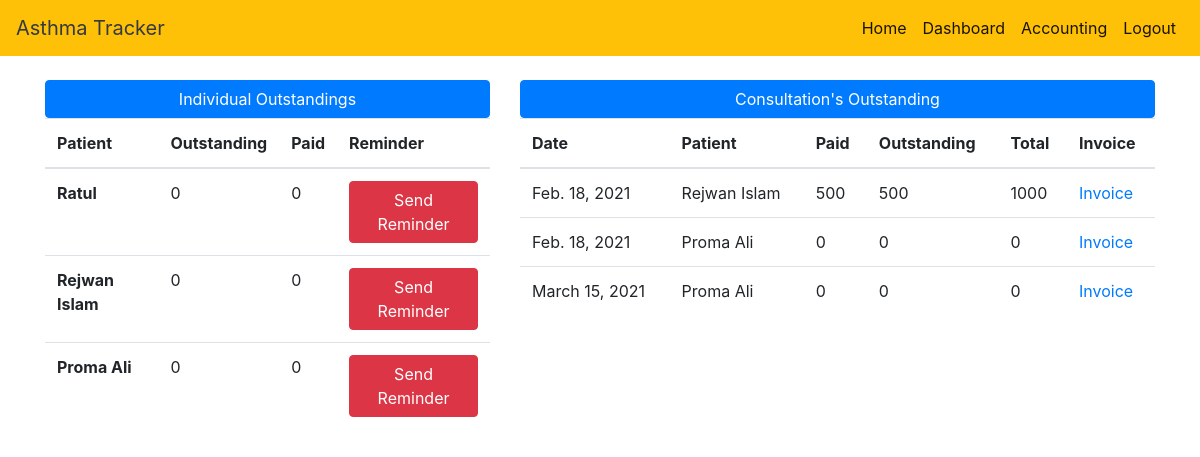
Before: /hr_accounting/ with the older database file.
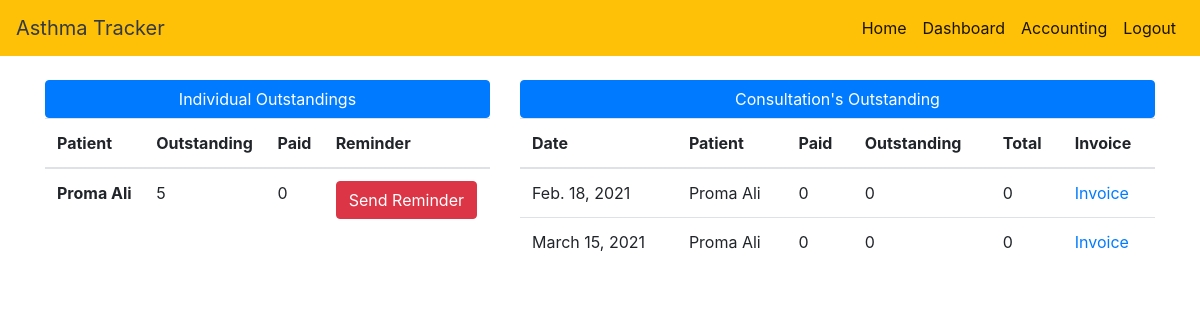
After: the same page with the newer database file.
### PATIENT/models.py (models this page shows)
class Invoice(models.Model):
    patient = models.OneToOneField(Patient, on_delete=models.CASCADE)
    outstanding = models.CharField(max_length=10)
    paid = models.CharField(max_length=10)

class Patient(models.Model):
    name = models.CharField(max_length=40)
    phone = models.CharField(max_length=12, default="", unique=True)
    email = models.CharField(max_length=50, unique=True)
    gender = models.CharField(max_length=30)
    address = models.CharField(max_length=200)
    age = models.IntegerField(max_length=12)
    weight = models.IntegerField(max_length=3)
    blood = models.CharField(max_length=10)
    medical = models.CharField(max_length=100)
    case = models.CharField(max_length=20)
    username = models.OneToOneField(User, on_delete=models.CASCADE)
    spo2 = models.DecimalField(max_digits=5, decimal_places=2)
    heartRate = models.CharField(max_length=10)
    temperature = models.DecimalField(max_digits=5, decimal_places=2)
    ecg = models.IntegerField(max_length=4)
    humidity = models.DecimalField(max_digits=4, decimal_places=2)
    roomTemp = models.DecimalField(max_digits=4, decimal_places=2)
    airQuality = models.CharField(max_length=10)

### DOCTOR/models.py (models this page shows)
class Prescription(models.Model):
    prescription = models.CharField(max_length=200)
    symptoms = models.CharField(max_length=200)
    patient = models.ForeignKey(Patient, on_delete=models.CASCADE, unique=False)
    doctor = models.ForeignKey(Doctor, on_delete=models.CASCADE, unique=False)
    appointment = models.ForeignKey('COMMON_APP.Appointment', on_delete=models.CASCADE, unique=False)
    prescripted_date = models.DateField(auto_now=True)
    outstanding = models.IntegerField(default=0)
    paid = models.IntegerField(default=0)
    total = models.IntegerField(default=0)

### COMMON_APP/views.py (the view)
# urls.py: path('hr_accounting/', hr_accounting, name='hr_accounting'),
def hr_accounting(request):
    status = False
    if request.user:
        status = request.user
    individual = Invoice.objects.all()
    consulation = Prescription.objects.all()
    return render(request, 'hr_accounting.html',
                  {'individual': individual, 'consulation': consulation, 'user': 'H', 'status': status})

### templates/hr_accounting.html (shortened to what this page needs)
<!DOCTYPE html>
<html>
<head>
    <link rel="stylesheet" href="https://stackpath.bootstrapcdn.com/bootstrap/4.5.0/css/bootstrap.min.css">
</head>
<body>
{% include "nav.html" %}
<br>
<div class="container">
    <div class="row">
        <div class="col-sm-5">
            <button class="btn btn-primary" id="hello">Individual Outstandings</button>
            <table class="table">
                <thead>
                <tr>
                    <th scope="col">Patient</th>
                    <th scope="col">Outstanding</th>
                    <th scope="col">Paid</th>
                    <th scope="col">Reminder</th>
                </tr>
                </thead>
                <tbody>
                {% for data in individual %}
                <tr>
                    <th scope="row">{{ data.patient.name }}</th>
                    <td> {{ data.outstanding }}</td>
                    <td> {{ data.paid }}</td>
                    <td><a class="btn btn-danger" href="{% url 'send_reminder' id=data.id %}">Send Reminder</a></td>
                </tr>
                {% endfor %}
                </tbody>
            </table>
        </div>
        <div class="col-sm-7">
            <button class="btn btn-primary" id="hello">Consultation's Outstanding</button>
            <table class="table">
                <thead>
                <tr>
                    <th scope="col">Date</th>
                    <th scope="col">Patient</th>
                    <th scope="col">Paid</th>
                    <th scope="col">Outstanding</th>
                    <th scope="col">Total</th>
                    <th scope="col">Invoice</th>
                </tr>
                </thead>
                <tbody>
                {% for data in consulation %}
                <tr>
                    <td> {{ data.prescripted_date }}</td>
                    <td> {{ data.patient.name }}</td>
                    <td> {{ data.paid }}</td>
                    <td> {{ data.outstanding }}</td>
                    <td> {{ data.total}}</td>
                    <td><a href="{% url 'get_pdf' id=data.id %}">Invoice</a></td>
                </tr>
                {% endfor %}
                </tbody>
            </table>
        </div>
    </div>
</div>
</body>
</html>

### templates/nav.html (shortened to what this page needs)
<nav class="navbar navbar-expand-lg navbar-light bg-warning">
    <a class="navbar-brand text-dark" href="#">Asthma Tracker</a>
    <div class="collapse navbar-collapse" id="navbarNavDropdown">
        <ul class="navbar-nav ml-auto">
            {% if user == None %}
            <li class="nav-item active">
                <a class="nav-link" href="/">Home <span class="sr-only">(current)</span></a>
            </li>
            {% else %}
            <li class="nav-item active">
                <a class="nav-link" href="{% url 'dashboard' user=user %}">Home </a>
            </li>
            {% endif %}
            {% if status and user == "H" %}
            <li class="nav-item active">
                <a class="nav-link" href="{% url 'hr_dashboard' %}"> Dashboard </a>
            </li>
            <li class="nav-item active">
                <a class="nav-link" href="{% url 'hr_accounting'  %}"> Accounting <span class="sr-only">(current)</span></a>
            </li>
            <li class="nav-item active">
                <a class="nav-link" href="/logout">Logout <span class="sr-only">(current)</span></a>
            </li>
            {% endif %}
        </ul>
    </div>
</nav>

### templates/hr_accounting.html (style rules this page uses)
#hello { width: 100%; }

Changed rows visible on the page:
removed Invoice: patient.name "Ratul", outstanding "0", paid "0"
removed Invoice: patient.name "Rejwan Islam", outstanding "0", paid "0"
removed Prescription: prescripted_date "Feb. 18, 2021", patient.name "Rejwan Islam", paid "500", outstanding "500", total "1000"
changed Invoice "Proma Ali": outstanding "0" → "5"
